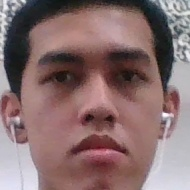
#> input picture Geofany/0.jpg, 190 x 190 px, given in place of the camera
$ python cam.py
#> lines starting #> are read from the running program, lines starting #| are printed output that depends on the picture
import os
import cv2
import numpy as np
import matplotlib.pyplot as plt
def draw_ped(img, label, x0, y0, xt, yt, color=(255,127,0), text_color=(255,255,255)):

    (w, h), baseline = cv2.getTextSize(label, cv2.FONT_HERSHEY_SIMPLEX, 0.5, 1)
    cv2.rectangle(img,
                  (x0, y0 + baseline),
                  (max(xt, x0 + w), yt),
                  color,
                  2)
    cv2.rectangle(img,
                  (x0, y0 - h),
                  (x0 + w, y0 + baseline),
                  color,
                  -1)
    cv2.putText(img,
                label,
                (x0, y0),
                cv2.FONT_HERSHEY_SIMPLEX,
                0.5,
                text_color,
                1,
                cv2.LINE_AA)
    return img
cap = cv2.VideoCapture(0)
face_cascade = cv2.CascadeClassifier('haarcascade_frontalface_default.xml')

while cap.isOpened():
    ret, frame = cap.read()
#> frame is the input picture: shape (190, 190, 3); mean B, G, R 110.4, 110, 136
    if ret:
        gray = cv2.cvtColor(frame, cv2.COLOR_BGR2GRAY)
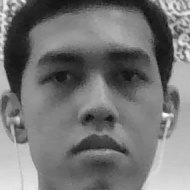
#> gray: shape (190, 190); min 14, max 252, mean 117.8
        faces = face_cascade.detectMultiScale(gray, 1.1, 5)
#> faces = [[15, 12, 163, 163]]
        for (x, y, w, h) in faces:

            face_img = gray[y:y+h, x:x+w]
            face_img = cv2.resize(face_img, (100, 100))


#> (the run stopped early here; a loop or call above may not have finished)
